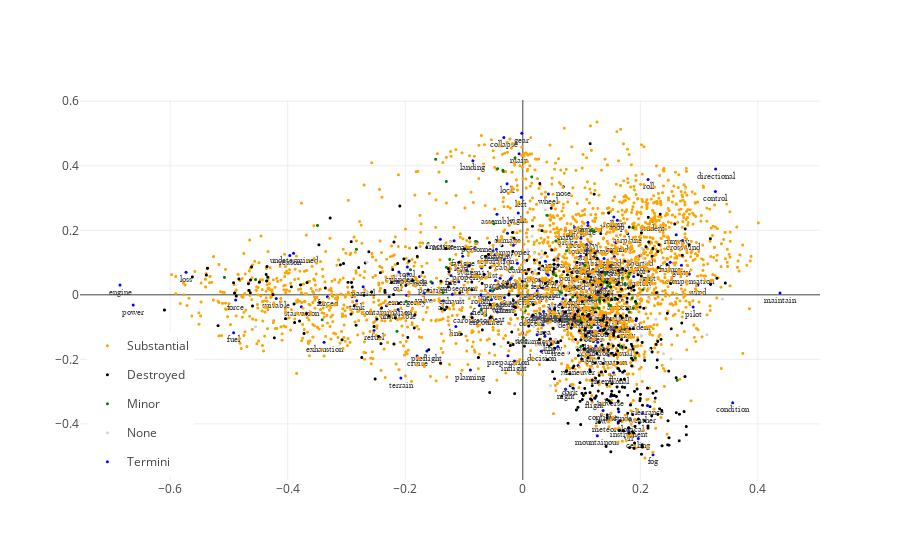

Here is the notebook cell this chart was saved with:
### Code cell
plot_lsa2D_termdoc(
    df["damage_class"],
    -1*dlsn[:,1],
    dlsn[:,2],
    -1*tlsn[:,1],
    tlsn[:,2],
    ord_terms
).update_layout(legend=dict(
    yanchor="bottom",
    y=0.01,
    xanchor="left",
    x=0.01
)).show()
